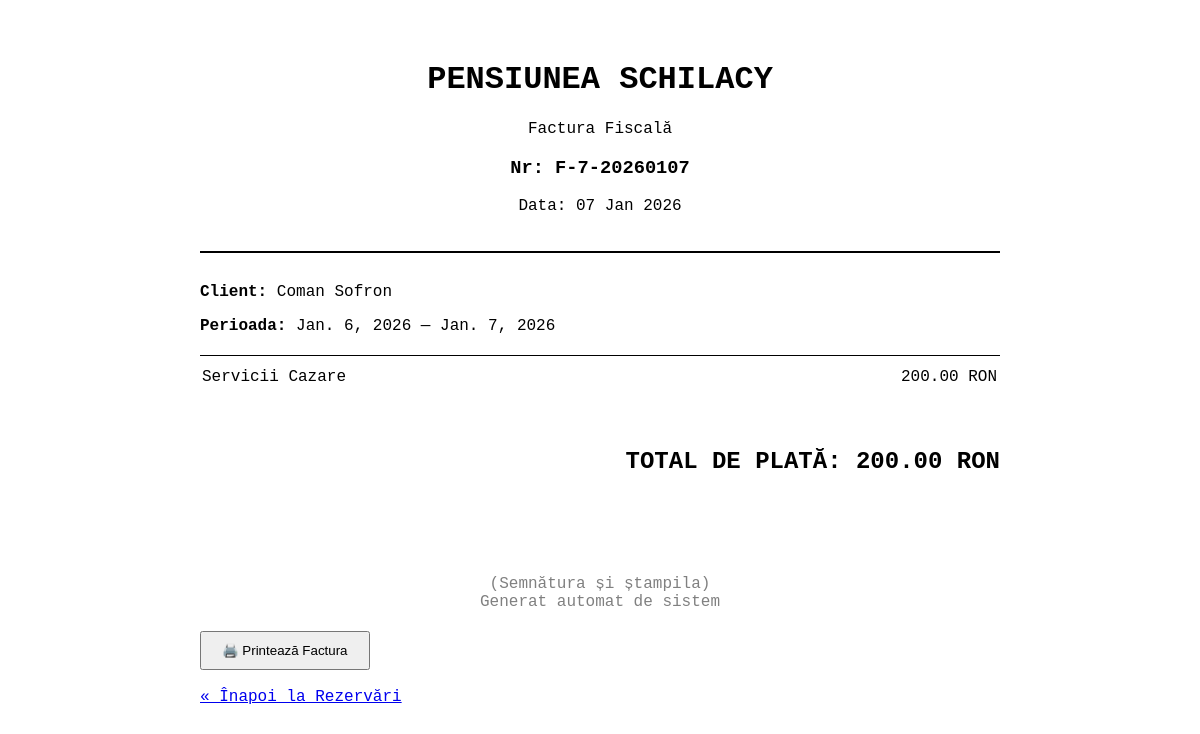
The page /factura/5/ (signed in) on the database its author committed.
### cazare/models.py (models this page shows, shortened)
class Factura(models.Model):
    rezervare = models.OneToOneField(Rezervare, on_delete=models.CASCADE)
    numar_factura = models.CharField(max_length=20, unique=True)
    data_emitere = models.DateTimeField(default=timezone.now)
    total_plata = models.DecimalField(max_digits=10, decimal_places=2)
    este_platita = models.BooleanField(default=False)

class Rezervare(models.Model):
    client = models.ForeignKey(Client, on_delete=models.CASCADE)
    camere = models.ManyToManyField(Camera)
    data_check_in = models.DateField()
    data_check_out = models.DateField()
    status = models.CharField(max_length=20, default='activa')

class Client(models.Model):
    nume = models.CharField(max_length=50)
    prenume = models.CharField(max_length=50)
    email = models.EmailField(unique=True)
    telefon = models.CharField(max_length=15)

### cazare/views.py (the view)
# urls.py: path('factura/<int:factura_id>/', views.vizualizare_factura, name='vizualizare_factura'),
@login_required
def vizualizare_factura(request, factura_id):
    factura = get_object_or_404(Factura, id=factura_id)
    return render(request, 'cazare/factura.html', {'factura': factura})

### cazare/templates/cazare/factura.html (shortened to what this page needs)
<!DOCTYPE html>
<html lang="ro">
<head>
</head>
<body>
    <div class="header">
        <h1>PENSIUNEA SCHILACY</h1>
        <p>Factura Fiscală</p>
        <h3>Nr: {{ factura.numar_factura }}</h3>
        <p>Data: {{ factura.data_emitere|date:"d M Y" }}</p>
    </div>
    <div class="detalii">
        <p><strong>Client:</strong> {{ factura.rezervare.client.nume }} {{ factura.rezervare.client.prenume }}</p>
        <p><strong>Perioada:</strong> {{ factura.rezervare.data_check_in }} — {{ factura.rezervare.data_check_out }}</p>
        <table style="width: 100%; margin-top: 20px; border-top: 1px solid black;">
            <tr>
                <td style="padding: 10px 0;">Servicii Cazare</td>
                <td style="text-align: right;">{{ factura.total_plata }} RON</td>
            </tr>
        </table>
    </div>
    <div class="total">
        TOTAL DE PLATĂ: {{ factura.total_plata }} RON
    </div>
    <div class="stampila">
        (Semnătura și ștampila)
        <br>
        Generat automat de sistem
    </div>
    <button onclick="window.print()">🖨️ Printează Factura</button>
    <br><br>
    <a href="{% url 'lista_rezervari' %}">« Înapoi la Rezervări</a>
</body>
</html>

### cazare/templates/cazare/factura.html (style rules this page uses)
body { font-family: Courier, monospace; padding: 40px; max-width: 800px; margin: auto; }
.header { text-align: center; border-bottom: 2px solid black; padding-bottom: 20px; }
.detalii { margin-top: 30px; }
.total { margin-top: 50px; text-align: right; font-size: 24px; font-weight: bold; }
.stampila { margin-top: 100px; text-align: center; color: gray; }
button { margin-top: 20px; padding: 10px 20px; cursor: pointer; }

### rows shown on the page
Factura: numar_factura "F-7-20260107", data_emitere "07 Jan 2026", rezervare.client.nume "Coman", rezervare.client.prenume "Sofron", rezervare.data_check_in "Jan. 6, 2026", rezervare.data_check_out "Jan. 7, 2026", total_plata "200.00"
